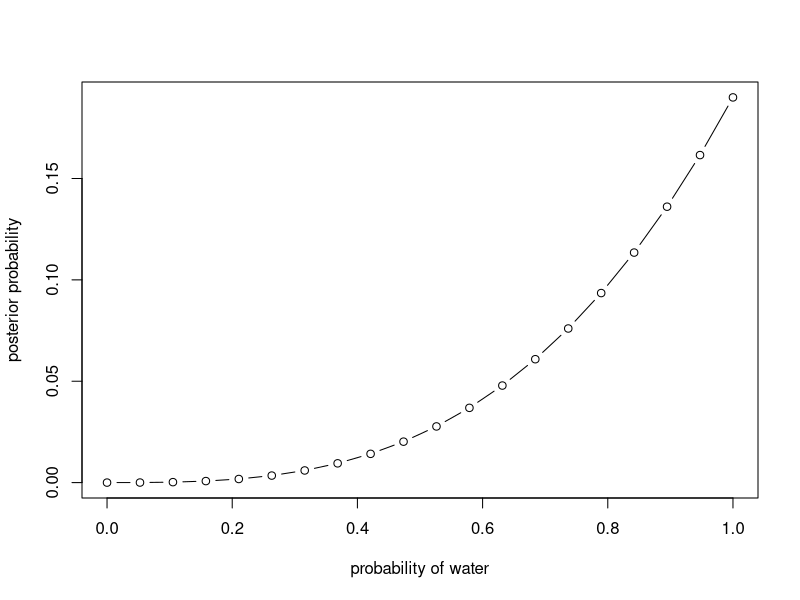
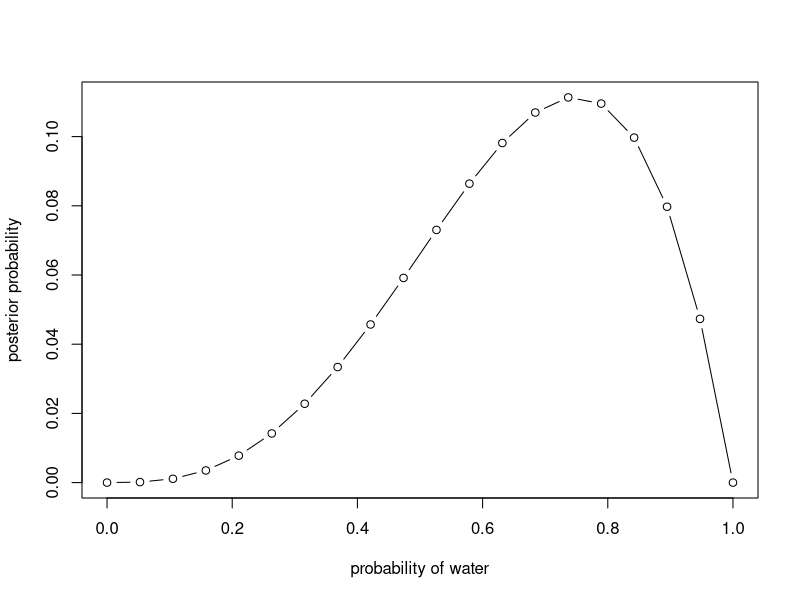
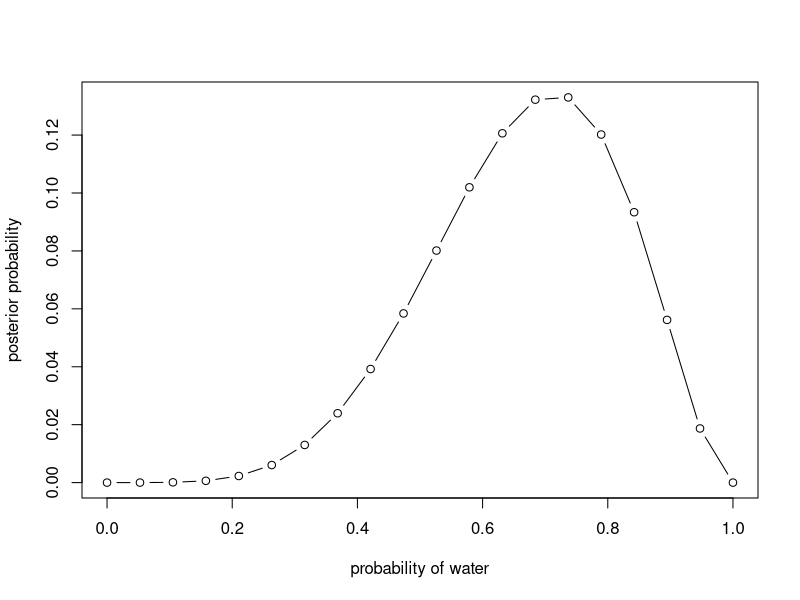

Recreate these plots in R, in order.
# ---- PROBLEM 2M1
# Recall the globe tossing model from the chapter. Compute and plot the grid approximate
# posterior distribution for each of the following sets of observations. In each case, assume a uniform
# prior for p.

# create the grid using the uniform prior
p_grid <- seq(from = 0, to = 1, length.out = 20)

# prior
prior <- rep(1,20)

# ---- (1) W, W, W
# the data likelihood, for three water and no land observations
likelihood1 <- dbinom(3, size = 3, prob = p_grid)
unstd.posterior1 <- likelihood1 * prior
posterior1 <- unstd.posterior1 / sum(unstd.posterior1)

plot( p_grid , posterior1 , type="b" ,
      xlab="probability of water" , ylab="posterior probability" )

# ---- (2) W, W, W, L
likelihood2 <- dbinom(3, size = 4, prob = p_grid)
unstd.posterior2 <- likelihood2 * prior
posterior2 <- unstd.posterior2 / sum(unstd.posterior2)

plot( p_grid , posterior2 , type="b" ,
      xlab="probability of water" , ylab="posterior probability" )

# ---- (3) L, W, W, L, W, W, W
likelihood3 <- dbinom(5, size = 7, prob = p_grid)
unstd.posterior3 <- likelihood3 * prior
posterior3 <- unstd.posterior3 / sum(unstd.posterior3)

plot( p_grid , posterior3 , type="b" ,
      xlab="probability of water" , ylab="posterior probability" )